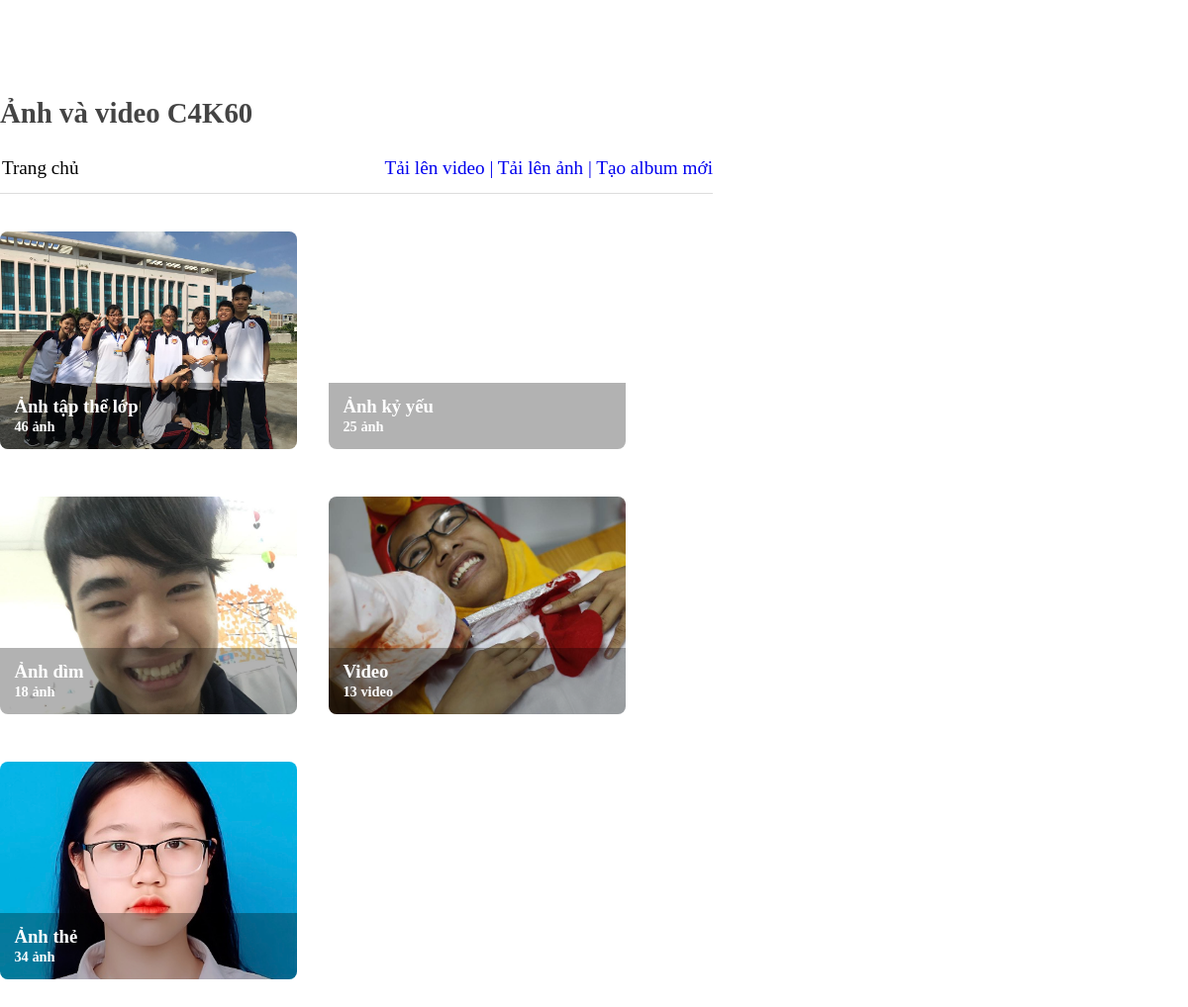
The app's page /anhvavideo/index.php with its own data.
### tables this page shows
CREATE TABLE `album` (
  `id` int(11) NOT NULL,
  `name` varchar(99) NOT NULL,
  `bg_image` varchar(999) NOT NULL,
  `background_image` varchar(999) NOT NULL,
  `total_pic` int(11) NOT NULL,
  `link` varchar(999) NOT NULL,
  `type` varchar(11) NOT NULL
);

### anhvavideo/index.php (the view, shortened to what this page needs)
<head>
      <link rel="stylesheet" href="public/lightgallery/css/lightgallery.css" />
      <link rel="stylesheet" href="public/videojs/video-js.min.css" />
      <link rel="stylesheet" href="public/lightgallery/css/lg-exif.min.css" />
      <link rel="stylesheet" href="public/core.css" />
      <link rel="stylesheet" href="public/theme.css" />
       <?php
$linkafter = "";
 ?>
  </head>
  <body style="margin-top: 100px;">
    <div class="container" style="max-width: 720px;">
      <header>
        <h3><i class="fas fa-photo-video"></i> Ảnh và video C4K60</h3>
      </header>
      <nav class="breadcrumbs">
    <a class="breadcrumb-item" href="index.php">Trang chủ</a>
    <div id="tunna">
    <a href="upload_video.php">	<i class="fas fa-video"></i> Tải lên video |</a>
    <a href="upload.php"> <i class="fas fa-cloud-upload-alt"></i> Tải lên ảnh |</a>
    <a href="new_album.php"><i class="fas fa-folder-plus"></i> Tạo album mới</a>
  </div>
      </nav>
      <div id="albums">
        <?php
$sql11 = "SELECT id FROM album";
$results11 = mysqli_query($db, $sql11);
if (mysqli_num_rows($results11)){
      while($row21=mysqli_fetch_assoc($results11)){
        $idd1 = $row21['id'];
$sql111 = "SELECT * FROM thuvienanh WHERE album = '$idd1'";
$results111 = mysqli_query($db, $sql111);
if ($results111){
        $row111 = mysqli_num_rows($results111);
          $sql22 = "UPDATE album SET total_pic = '$row111' WHERE id='$idd1'";
          mysqli_query($db, $sql22);
    }
  }
}
$sql1 = "SELECT id FROM album WHERE type='video'";
$results1 = mysqli_query($db, $sql1);
if (mysqli_num_rows($results1)){
      while($row2=mysqli_fetch_assoc($results1)){
        $idd = $row2['id'];
$sql = "SELECT * FROM videos WHERE album = '$idd'";
$results = mysqli_query($db, $sql);
if ($results){
        $row3 = mysqli_num_rows($results);
          $sql = "UPDATE album SET total_pic = '$row3' WHERE id='$idd'";
          mysqli_query($db, $sql);
    }
  }
}
$sql = "SELECT * FROM album";
$results = mysqli_query($db, $sql);
if (mysqli_num_rows($results)){
      while($row=mysqli_fetch_assoc($results)){
echo "<a href='".$row['link'].$linkafter."' style=".$row['background_image'].">
            <div class='info'>
              <h3>".$row['name']."</h3>
              <div class='summary'>".$row['total_pic']." ".$row['type']."</div>
            </div>
          </a>";
}
} else {
  echo "<h5>Không có album nào</h5><br>";
}
        ?>
           </div>
    </div>
  </body>

### anhvavideo/public/core.css (style rules this page uses)
html, body, div, span, applet, object, iframe, h1, h2, h3, h4, h5, h6, p, blockquote, pre, a, abbr, acronym, address, big, cite, code, del, dfn, em, img, ins, kbd, q, s, samp, small, strike, strong, sub, sup, tt, var, b, u, i, center, dl, dt, dd, ol, ul, li, fieldset, form, label, legend, table, caption, tbody, tfoot, thead, tr, th, td, article, aside, canvas, details, embed, figure, figcaption, footer, header, hgroup, menu, nav, output, ruby, section, summary, time, mark, audio, video { margin: 0; padding: 0; border: 0; font-size: 100%; vertical-align: baseline; }
article, aside, details, figcaption, figure, footer, header, hgroup, menu, nav, section { display: block; }
body { line-height: 1; }

### anhvavideo/public/theme.css (style rules this page uses)
* { box-sizing: border-box; -moz-box-sizing: border-box; }
html, body { padding: 0; margin: 0; }
body { background: #fff; color: #444; margin-bottom: 1em; }
a { text-decoration: none; }
header { font-size: 1.8em; margin-bottom: 1.1em; }
nav.breadcrumbs { border-bottom: 1px solid #ddd; font-size: 1.2em; margin-bottom: 2em; padding: 0em 0em 0.8em 0.1em; }
#albums, #media { margin: 0em; }
#albums a { -webkit-font-smoothing: antialiased; -moz-osx-font-smoothing: grayscale; display: inline-block; margin-right: 2em; margin-bottom: 3em; position: relative; overflow: hidden; width: 300px; height: 220px; background-size: cover; border-radius: 8px; }
#albums .info { position: absolute; padding: 1em; background: rgba(0, 0, 0, 0.3); color: #fff; font-size: 0.9em; line-height: 1.2em; margin: 0; width: 100%; font-weight: bold; bottom: 0; }
#albums h3 { font-size: 1.3em; margin-bottom: 0.2em; }

### anhvavideo/index.php (style rules this page uses)
.breadcrumb-item { color:black; }
@media only screen and (min-width: 600px) { #tunna { float: right; } }

### records on screen
album: shows a picture, name "Ảnh tập thể lớp", total_pic "46", type "ảnh"
album: name "Ảnh kỷ yếu", total_pic "25", type "ảnh"
album: shows a picture, name "Ảnh dìm", total_pic "18", type "ảnh"
album: shows a picture, name "Video", total_pic "13", type "video"
album: shows a picture, name "Ảnh thẻ", total_pic "34", type "ảnh"
